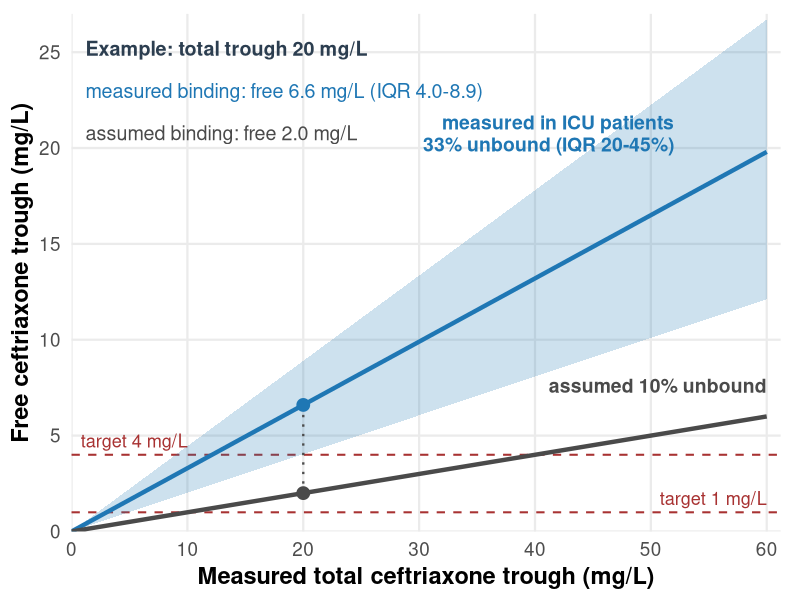

Recreate this plot in R.
# =============================================================================
# Same total ceftriaxone trough, different free trough: what a fixed unbound
# fraction hides. Pure arithmetic on published summary statistics:
#   fixed fu = 10 %  (mid-point of published binding 83-96 %, tabulated in Wong 2013)
#   ICU fu   = 33.0 % median, IQR 20.2-44.5 % (Schleibinger 2015, BJCP, n = 20)
#   Targets: unbound trough > 1 and > 4 mg/L (targets used by Gijsen 2021)
# Simplification: fu is treated as concentration-independent within a patient;
# ceftriaxone binding is saturable, so true fu rises further at high totals.
# =============================================================================
suppressPackageStartupMessages({library(dplyr); library(ggplot2)})

col_meas <- "#1f77b4"; col_ref <- "#4a4a4a"; col_tgt <- "#a83232"
df <- tibble(total = seq(0, 60, by = 0.5)) |>
  mutate(fixed = 0.10 * total, med = 0.330 * total,
         lo = 0.202 * total, hi = 0.445 * total)
ex <- 20   # worked example: total trough 20 mg/L

p <- ggplot(df, aes(total)) +
  geom_hline(yintercept = c(1, 4), linetype = "dashed", color = col_tgt, linewidth = 0.7) +
  annotate("text", x = 60, y = 1.75, label = "target 1 mg/L", hjust = 1, color = col_tgt, size = 4.6) +
  annotate("text", x = 0.8, y = 4.75, label = "target 4 mg/L", hjust = 0, color = col_tgt, size = 4.6) +
  geom_ribbon(aes(ymin = lo, ymax = hi), fill = col_meas, alpha = 0.22) +
  geom_line(aes(y = med), color = col_meas, linewidth = 1.5) +
  geom_line(aes(y = fixed), color = col_ref, linewidth = 1.5) +
  annotate("segment", x = ex, xend = ex, y = 0.10 * ex, yend = 0.330 * ex,
           linetype = "dotted", color = "grey30", linewidth = 0.8) +
  annotate("point", x = ex, y = 0.10 * ex, color = col_ref, size = 4) +
  annotate("point", x = ex, y = 0.330 * ex, color = col_meas, size = 4) +
  annotate("text", x = 1.2, y = 25.2, hjust = 0, size = 5.0, color = "#2c3e50", fontface = "bold",
           label = sprintf("Example: total trough %d mg/L", ex)) +
  annotate("text", x = 1.2, y = 23.0, hjust = 0, size = 5.0, color = col_meas,
           label = sprintf("measured binding: free %.1f mg/L (IQR %.1f-%.1f)", 0.330 * ex, 0.202 * ex, 0.445 * ex)) +
  annotate("text", x = 1.2, y = 20.8, hjust = 0, size = 5.0, color = col_ref,
           label = sprintf("assumed binding: free %.1f mg/L", 0.10 * ex)) +
  annotate("text", x = 52, y = 0.330 * 52 + 3.6, hjust = 1, size = 4.9, color = col_meas, fontface = "bold",
           label = "measured in ICU patients\n33% unbound (IQR 20-45%)", lineheight = 0.95) +
  annotate("text", x = 60, y = 7.6, hjust = 1, size = 4.9, color = col_ref, fontface = "bold",
           label = "assumed 10% unbound") +
  scale_x_continuous(breaks = seq(0, 60, 10), expand = expansion(mult = c(0, 0.02))) +
  scale_y_continuous(breaks = seq(0, 25, 5), limits = c(0, 27), expand = c(0, 0)) +
  labs(x = "Measured total ceftriaxone trough (mg/L)",
       y = "Free ceftriaxone trough (mg/L)") +
  theme_minimal(base_size = 17) +
  theme(panel.grid.minor = element_blank(),
        axis.title = element_text(face = "bold"), plot.margin = margin(10, 14, 8, 8))

ggsave("figures/total_to_free_trough.png", p, width = 10.5, height = 5.6, dpi = 300, bg = "white")
